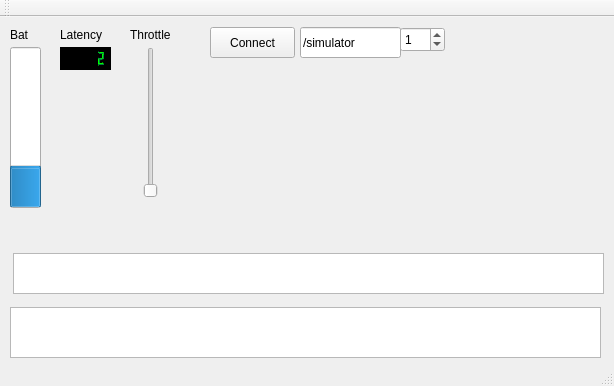
<?xml version="1.0" encoding="UTF-8"?>
<ui version="4.0">
 <class>MainWindow</class>
 <widget class="QMainWindow" name="MainWindow">
  <property name="geometry">
   <rect>
    <x>0</x>
    <y>0</y>
    <width>614</width>
    <height>386</height>
   </rect>
  </property>
  <property name="windowTitle">
   <string>MainWindow</string>
  </property>
  <widget class="QWidget" name="centralWidget">
   <widget class="QPlainTextEdit" name="textLog">
    <property name="geometry">
     <rect>
      <x>10</x>
      <y>290</y>
      <width>591</width>
      <height>51</height>
     </rect>
    </property>
    <property name="readOnly">
     <bool>false</bool>
    </property>
   </widget>
   <widget class="QLabel" name="label">
    <property name="geometry">
     <rect>
      <x>10</x>
      <y>10</y>
      <width>31</width>
      <height>16</height>
     </rect>
    </property>
    <property name="text">
     <string>Bat</string>
    </property>
   </widget>
   <widget class="QProgressBar" name="voltage">
    <property name="geometry">
     <rect>
      <x>10</x>
      <y>30</y>
      <width>31</width>
      <height>161</height>
     </rect>
    </property>
    <property name="sizePolicy">
     <sizepolicy hsizetype="Expanding" vsizetype="Expanding">
      <horstretch>0</horstretch>
      <verstretch>0</verstretch>
     </sizepolicy>
    </property>
    <property name="value">
     <number>24</number>
    </property>
    <property name="orientation">
     <enum>Qt::Vertical</enum>
    </property>
   </widget>
   <widget class="QLCDNumber" name="latency">
    <property name="geometry">
     <rect>
      <x>60</x>
      <y>30</y>
      <width>51</width>
      <height>23</height>
     </rect>
    </property>
    <property name="palette">
     <palette>
      <active>
       <colorrole role="WindowText">
        <brush brushstyle="SolidPattern">
         <color alpha="255">
          <red>0</red>
          <green>0</green>
          <blue>0</blue>
         </color>
        </brush>
       </colorrole>
       <colorrole role="Button">
        <brush brushstyle="SolidPattern">
         <color alpha="255">
          <red>0</red>
          <green>0</green>
          <blue>0</blue>
         </color>
        </brush>
       </colorrole>
       <colorrole role="Light">
        <brush brushstyle="SolidPattern">
         <color alpha="255">
          <red>0</red>
          <green>255</green>
          <blue>0</blue>
         </color>
        </brush>
       </colorrole>
       <colorrole role="Dark">
        <brush brushstyle="SolidPattern">
         <color alpha="255">
          <red>0</red>
          <green>128</green>
          <blue>64</blue>
         </color>
        </brush>
       </colorrole>
       <colorrole role="Mid">
        <brush brushstyle="SolidPattern">
         <color alpha="255">
          <red>64</red>
          <green>128</green>
          <blue>0</blue>
         </color>
        </brush>
       </colorrole>
       <colorrole role="Text">
        <brush brushstyle="SolidPattern">
         <color alpha="255">
          <red>0</red>
          <green>0</green>
          <blue>0</blue>
         </color>
        </brush>
       </colorrole>
       <colorrole role="ButtonText">
        <brush brushstyle="SolidPattern">
         <color alpha="255">
          <red>0</red>
          <green>0</green>
          <blue>0</blue>
         </color>
        </brush>
       </colorrole>
       <colorrole role="Base">
        <brush brushstyle="SolidPattern">
         <color alpha="255">
          <red>0</red>
          <green>0</green>
          <blue>0</blue>
         </color>
        </brush>
       </colorrole>
       <colorrole role="Window">
        <brush brushstyle="SolidPattern">
         <color alpha="255">
          <red>0</red>
          <green>0</green>
          <blue>0</blue>
         </color>
        </brush>
       </colorrole>
      </active>
      <inactive>
       <colorrole role="WindowText">
        <brush brushstyle="SolidPattern">
         <color alpha="255">
          <red>0</red>
          <green>0</green>
          <blue>0</blue>
         </color>
        </brush>
       </colorrole>
       <colorrole role="Button">
        <brush brushstyle="SolidPattern">
         <color alpha="255">
          <red>0</red>
          <green>0</green>
          <blue>0</blue>
         </color>
        </brush>
       </colorrole>
       <colorrole role="Light">
        <brush brushstyle="SolidPattern">
         <color alpha="255">
          <red>0</red>
          <green>255</green>
          <blue>0</blue>
         </color>
        </brush>
       </colorrole>
       <colorrole role="Dark">
        <brush brushstyle="SolidPattern">
         <color alpha="255">
          <red>0</red>
          <green>128</green>
          <blue>64</blue>
         </color>
        </brush>
       </colorrole>
       <colorrole role="Mid">
        <brush brushstyle="SolidPattern">
         <color alpha="255">
          <red>64</red>
          <green>128</green>
          <blue>0</blue>
         </color>
        </brush>
       </colorrole>
       <colorrole role="Text">
        <brush brushstyle="SolidPattern">
         <color alpha="255">
          <red>0</red>
          <green>0</green>
          <blue>0</blue>
         </color>
        </brush>
       </colorrole>
       <colorrole role="ButtonText">
        <brush brushstyle="SolidPattern">
         <color alpha="255">
          <red>0</red>
          <green>0</green>
          <blue>0</blue>
         </color>
        </brush>
       </colorrole>
       <colorrole role="Base">
        <brush brushstyle="SolidPattern">
         <color alpha="255">
          <red>0</red>
          <green>0</green>
          <blue>0</blue>
         </color>
        </brush>
       </colorrole>
       <colorrole role="Window">
        <brush brushstyle="SolidPattern">
         <color alpha="255">
          <red>0</red>
          <green>0</green>
          <blue>0</blue>
         </color>
        </brush>
       </colorrole>
      </inactive>
      <disabled>
       <colorrole role="WindowText">
        <brush brushstyle="SolidPattern">
         <color alpha="255">
          <red>0</red>
          <green>128</green>
          <blue>64</blue>
         </color>
        </brush>
       </colorrole>
       <colorrole role="Button">
        <brush brushstyle="SolidPattern">
         <color alpha="255">
          <red>0</red>
          <green>0</green>
          <blue>0</blue>
         </color>
        </brush>
       </colorrole>
       <colorrole role="Light">
        <brush brushstyle="SolidPattern">
         <color alpha="255">
          <red>0</red>
          <green>255</green>
          <blue>0</blue>
         </color>
        </brush>
       </colorrole>
       <colorrole role="Dark">
        <brush brushstyle="SolidPattern">
         <color alpha="255">
          <red>0</red>
          <green>128</green>
          <blue>64</blue>
         </color>
        </brush>
       </colorrole>
       <colorrole role="Mid">
        <brush brushstyle="SolidPattern">
         <color alpha="255">
          <red>64</red>
          <green>128</green>
          <blue>0</blue>
         </color>
        </brush>
       </colorrole>
       <colorrole role="Text">
        <brush brushstyle="SolidPattern">
         <color alpha="255">
          <red>0</red>
          <green>128</green>
          <blue>64</blue>
         </color>
        </brush>
       </colorrole>
       <colorrole role="ButtonText">
        <brush brushstyle="SolidPattern">
         <color alpha="255">
          <red>0</red>
          <green>128</green>
          <blue>64</blue>
         </color>
        </brush>
       </colorrole>
       <colorrole role="Base">
        <brush brushstyle="SolidPattern">
         <color alpha="255">
          <red>0</red>
          <green>0</green>
          <blue>0</blue>
         </color>
        </brush>
       </colorrole>
       <colorrole role="Window">
        <brush brushstyle="SolidPattern">
         <color alpha="255">
          <red>0</red>
          <green>0</green>
          <blue>0</blue>
         </color>
        </brush>
       </colorrole>
      </disabled>
     </palette>
    </property>
    <property name="styleSheet">
     <string notr="true">background-color: black;</string>
    </property>
    <property name="smallDecimalPoint">
     <bool>true</bool>
    </property>
    <property name="digitCount">
     <number>5</number>
    </property>
    <property name="value" stdset="0">
     <double>2.000000000000000</double>
    </property>
    <property name="intValue" stdset="0">
     <number>2</number>
    </property>
   </widget>
   <widget class="QLabel" name="label_2">
    <property name="geometry">
     <rect>
      <x>60</x>
      <y>10</y>
      <width>59</width>
      <height>16</height>
     </rect>
    </property>
    <property name="text">
     <string>Latency</string>
    </property>
   </widget>
   <widget class="QSlider" name="throttleControl">
    <property name="geometry">
     <rect>
      <x>140</x>
      <y>30</y>
      <width>22</width>
      <height>151</height>
     </rect>
    </property>
    <property name="maximum">
     <number>1024</number>
    </property>
    <property name="orientation">
     <enum>Qt::Vertical</enum>
    </property>
   </widget>
   <widget class="QLabel" name="label_3">
    <property name="geometry">
     <rect>
      <x>130</x>
      <y>10</y>
      <width>51</width>
      <height>16</height>
     </rect>
    </property>
    <property name="text">
     <string>Throttle</string>
    </property>
   </widget>
   <widget class="QPlainTextEdit" name="textDebug">
    <property name="geometry">
     <rect>
      <x>13</x>
      <y>236</y>
      <width>591</width>
      <height>41</height>
     </rect>
    </property>
    <property name="lineWrapMode">
     <enum>QPlainTextEdit::NoWrap</enum>
    </property>
    <property name="readOnly">
     <bool>true</bool>
    </property>
   </widget>
   <widget class="QPushButton" name="connectButton">
    <property name="geometry">
     <rect>
      <x>210</x>
      <y>10</y>
      <width>85</width>
      <height>31</height>
     </rect>
    </property>
    <property name="text">
     <string>Connect</string>
    </property>
    <property name="checkable">
     <bool>false</bool>
    </property>
   </widget>
   <widget class="QSpinBox" name="secondsUpdate">
    <property name="geometry">
     <rect>
      <x>400</x>
      <y>10</y>
      <width>45</width>
      <height>25</height>
     </rect>
    </property>
    <property name="maximum">
     <number>5</number>
    </property>
    <property name="value">
     <number>1</number>
    </property>
   </widget>
   <widget class="QLineEdit" name="serialDevice">
    <property name="geometry">
     <rect>
      <x>300</x>
      <y>10</y>
      <width>101</width>
      <height>31</height>
     </rect>
    </property>
    <property name="text">
     <string>/simulator</string>
    </property>
    <property name="readOnly">
     <bool>false</bool>
    </property>
   </widget>
  </widget>
  <widget class="QMenuBar" name="menuBar">
   <property name="geometry">
    <rect>
     <x>0</x>
     <y>0</y>
     <width>614</width>
     <height>23</height>
    </rect>
   </property>
  </widget>
  <widget class="QToolBar" name="mainToolBar">
   <attribute name="toolBarArea">
    <enum>TopToolBarArea</enum>
   </attribute>
   <attribute name="toolBarBreak">
    <bool>false</bool>
   </attribute>
  </widget>
  <widget class="QStatusBar" name="statusBar"/>
 </widget>
 <layoutdefault spacing="6" margin="11"/>
 <resources/>
 <connections/>
 <slots>
  <slot>connect(char*,int)</slot>
 </slots>
</ui>
